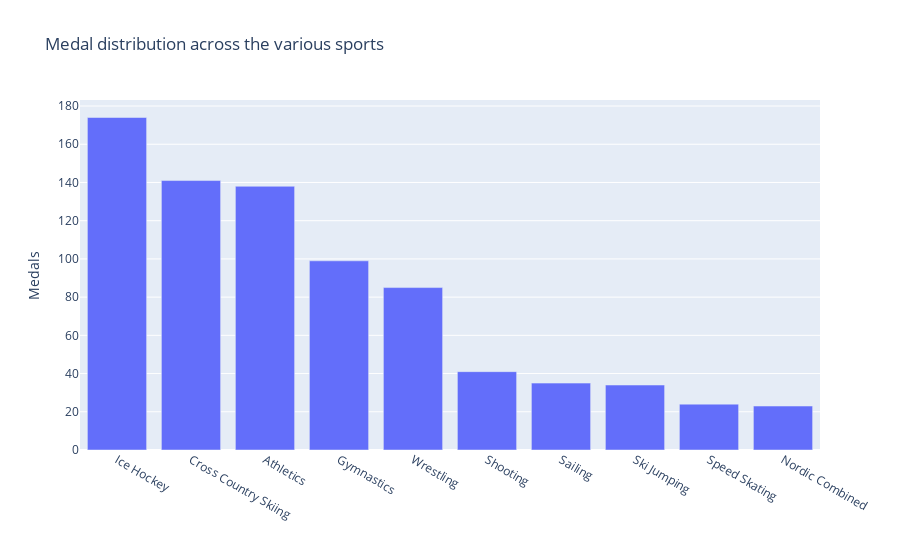

Notebook cell for this chart:
### Markdown cell above
#### De sporter landet fått flest medaljer i

### Code cell
# Get all rows where a player managed to score a medal
olympic_data_finland_with_medals = olympic_data_finland[olympic_data_finland['Medal'].notna()]

# Filter the rows into groups of sports, than sum the "Medals" column for each given sport
medals_across_sports = olympic_data_finland_with_medals.groupby('Sport')['Medal'].value_counts()

# group each sport and sum the medal types (e.g bronze, silver & gold) for each given sport 
medals_per_sport = medals_across_sports.groupby('Sport').sum()

# Sort values, so we get the most medals at the top
medals_per_sport = medals_per_sport.sort_values(ascending=False)

# Take the top 10 sports with most medals scored
medals_per_sport_top10 = medals_per_sport[:10]

fig = px.bar(
    x=medals_per_sport_top10.index,
    y=medals_per_sport_top10,
    title="Medal distribution across the various sports",
    labels={
        'x': '',
        'y': 'Medals'
    }
)

fig.show()

### Figure 1 — Plotly figure (JSON) as saved in the notebook; plotly's stock layout.template omitted (floating-point values rounded to 4 significant figures)
{"data": [{"alignmentgroup": "True", "hovertemplate": "=%{x}<br>Medals=%{y}<extra></extra>", "legendgroup": "", "marker": {"color": "#636efa", "pattern": {"shape": ""}}, "name": "", "offsetgroup": "", "orientation": "v", "showlegend": false, "textposition": "auto", "type": "bar", "x": ["Ice Hockey", "Cross Country Skiing", "Athletics", "Gymnastics", "Wrestling", "Shooting", "Sailing", "Ski Jumping", "Speed Skating", "Nordic Combined"], "xaxis": "x", "y": [174, 141, 138, 99, 85, 41, 35, 34, 24, 23], "yaxis": "y"}], "layout": {"barmode": "relative", "legend": {"tracegroupgap": 0}, "title": {"text": "Medal distribution across the various sports"}, "xaxis": {"anchor": "y", "domain": [0, 1], "title": {"text": ""}}, "yaxis": {"anchor": "x", "domain": [0, 1], "title": {"text": "Medals"}}}}
